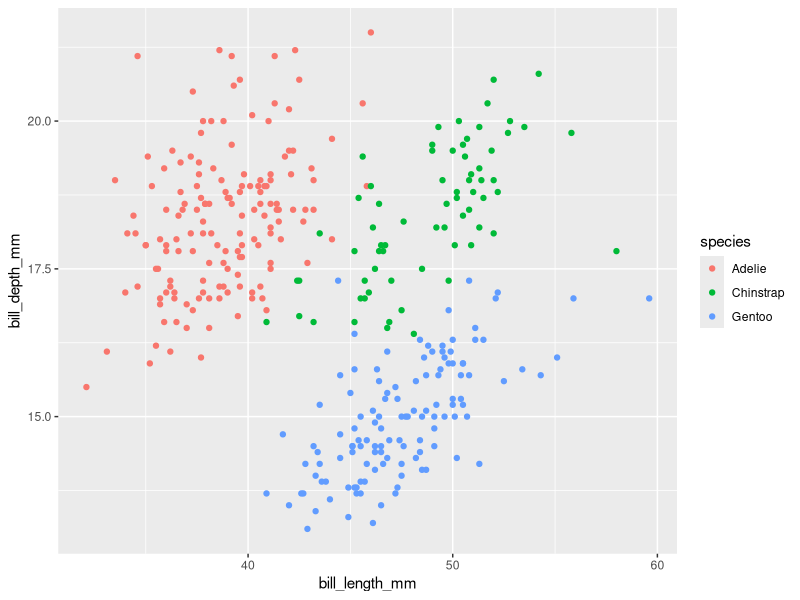
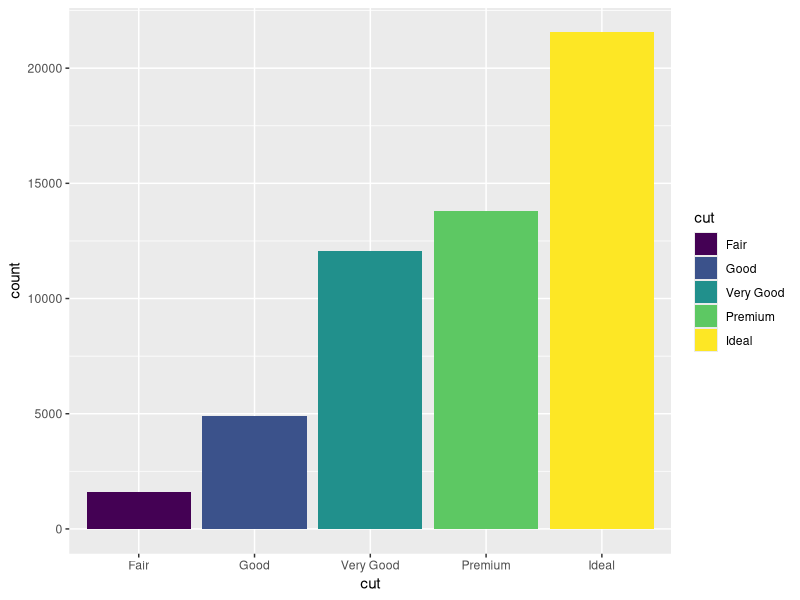
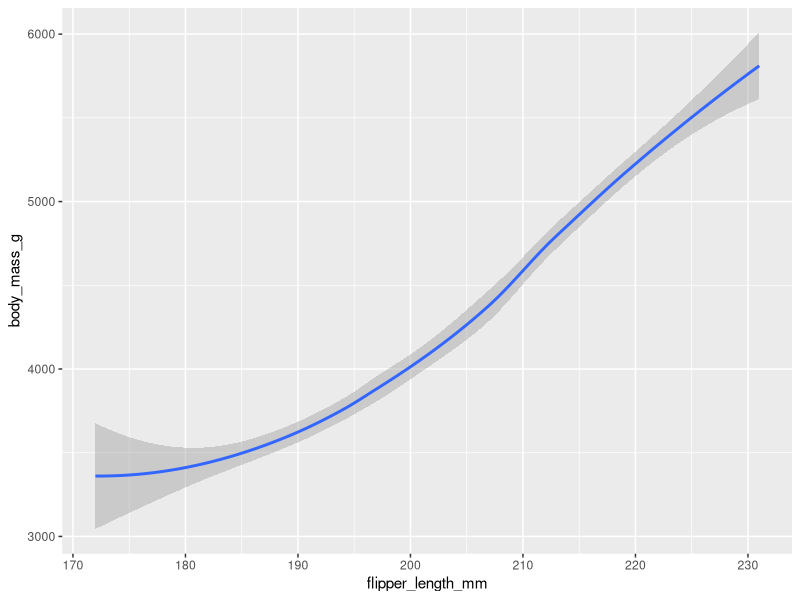

Here is the R script that generated these plots, in order:
## ---- chunk 1
knitr::opts_chunk$set(echo = TRUE)
## ---- chunk 2

library(ggplot2)
library(palmerpenguins)
data("diamonds")
data("penguins")
## ---- chunk 3

ggplot(data=penguins, mapping = aes(x=bill_length_mm, 
                                    y=bill_depth_mm,
                                    color = species)) + 
  geom_point()

## ---- chunk 4

ggplot(data=diamonds, aes(x=cut, fill=cut)) + geom_bar()

## ---- chunk 5

ggplot(data=penguins, mapping = aes(x=flipper_length_mm,    
                                    y=body_mass_g)) +
  geom_smooth()

